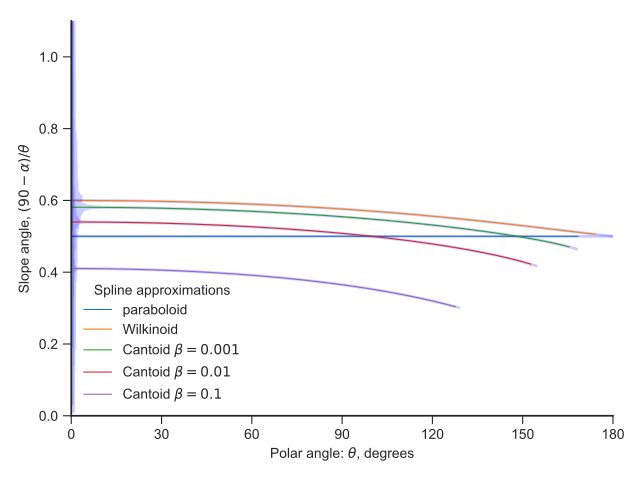

Source code (Python):
import sys
import numpy as np
from matplotlib import pyplot as plt
import seaborn as sns
from bow_projection import (omega, paraboloid_R_theta, alpha,
                            wilkinoid_R_theta, cantoid_R_theta,
                            Spline_R_theta_from_function)

figfile = sys.argv[0].replace('.py', '.pdf')

sns.set_style('ticks')
fig, ax = plt.subplots()

th = np.linspace(0, np.pi, 10001)
th_dg = np.degrees(th)

for label, func, pars, ngrid, s in [
        ["paraboloid", paraboloid_R_theta, (), 1001, 0],
        ["Wilkinoid", wilkinoid_R_theta, (), 1001, 0],
        [r"Cantoid $\beta = 0.001$", cantoid_R_theta, (0.001,), 1001, 0],
        [r"Cantoid $\beta = 0.01$", cantoid_R_theta, (0.01,), 1001, 0],
        [r"Cantoid $\beta = 0.1$", cantoid_R_theta, (0.1,), 1001, 0],
]:
    spline_func = Spline_R_theta_from_function(
        ngrid=ngrid, smooth=s, shape_func=func, shape_func_pars=pars)
    alpha_slope = np.degrees(alpha(th, func, *pars))
    alpha_slope_spline = np.degrees(alpha(th, spline_func))
    ax.plot(th_dg, (90 - alpha_slope)/th_dg, 
            color='b', alpha=0.2, lw=2, label='_nolabel_')
    ax.plot(th_dg, (90 - alpha_slope_spline)/th_dg,
            lw=0.8, label=label)

ax.legend(title=r"Spline approximations")
ax.set(
    xlabel=r"Polar angle: $\theta$, degrees",
    ylabel=r"Slope angle, $(90 - \alpha) / \theta$",
    xlim=[0, 180],
    ylim=[0.0, 1.1],
    xticks=[0, 30, 60, 90, 120, 150, 180],
)
sns.despine()
fig.tight_layout()
fig.savefig(figfile)
print(figfile, end='')
